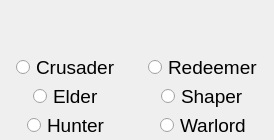
<?xml version="1.0" encoding="UTF-8"?>
<ui version="4.0">
 <class>Form</class>
 <widget class="QWidget" name="Form">
  <property name="geometry">
   <rect>
    <x>0</x>
    <y>0</y>
    <width>274</width>
    <height>140</height>
   </rect>
  </property>
  <property name="windowTitle">
   <string>Form</string>
  </property>
  <layout class="QVBoxLayout" name="verticalLayout">
   <property name="spacing">
    <number>0</number>
   </property>
   <property name="leftMargin">
    <number>0</number>
   </property>
   <property name="topMargin">
    <number>0</number>
   </property>
   <property name="rightMargin">
    <number>0</number>
   </property>
   <property name="bottomMargin">
    <number>0</number>
   </property>
   <item>
    <widget class="QWidget" name="base_group_btns_row1" native="true">
     <layout class="QVBoxLayout" name="verticalLayout_2">
      <property name="spacing">
       <number>0</number>
      </property>
      <property name="leftMargin">
       <number>0</number>
      </property>
      <property name="topMargin">
       <number>0</number>
      </property>
      <property name="rightMargin">
       <number>0</number>
      </property>
      <property name="bottomMargin">
       <number>0</number>
      </property>
      <item alignment="Qt::AlignTop">
       <widget class="QWidget" name="widget" native="true">
        <layout class="QHBoxLayout" name="horizontalLayout"/>
       </widget>
      </item>
      <item>
       <widget class="QWidget" name="widget_2" native="true">
        <layout class="QGridLayout" name="gridLayout">
         <property name="leftMargin">
          <number>0</number>
         </property>
         <property name="topMargin">
          <number>0</number>
         </property>
         <property name="rightMargin">
          <number>0</number>
         </property>
         <property name="bottomMargin">
          <number>0</number>
         </property>
         <property name="spacing">
          <number>0</number>
         </property>
         <item row="1" column="0" alignment="Qt::AlignHCenter">
          <widget class="QRadioButton" name="radioButton_5">
           <property name="sizePolicy">
            <sizepolicy hsizetype="MinimumExpanding" vsizetype="Maximum">
             <horstretch>0</horstretch>
             <verstretch>0</verstretch>
            </sizepolicy>
           </property>
           <property name="font">
            <font>
             <pointsize>14</pointsize>
            </font>
           </property>
           <property name="text">
            <string>Crusader</string>
           </property>
           <property name="icon">
            <iconset resource="../assets.qrc">
             <normaloff>:/influences/assets/images/influences/crusader_influence.png</normaloff>:/influences/assets/images/influences/crusader_influence.png</iconset>
           </property>
           <property name="iconSize">
            <size>
             <width>30</width>
             <height>30</height>
            </size>
           </property>
           <property name="checkable">
            <bool>true</bool>
           </property>
           <property name="checked">
            <bool>false</bool>
           </property>
           <property name="autoExclusive">
            <bool>false</bool>
           </property>
          </widget>
         </item>
         <item row="6" column="0" alignment="Qt::AlignHCenter">
          <widget class="QRadioButton" name="radioButton_3">
           <property name="sizePolicy">
            <sizepolicy hsizetype="MinimumExpanding" vsizetype="Maximum">
             <horstretch>0</horstretch>
             <verstretch>0</verstretch>
            </sizepolicy>
           </property>
           <property name="font">
            <font>
             <pointsize>14</pointsize>
            </font>
           </property>
           <property name="text">
            <string>Hunter</string>
           </property>
           <property name="icon">
            <iconset resource="../assets.qrc">
             <normaloff>:/influences/assets/images/influences/hunter_influence.png</normaloff>:/influences/assets/images/influences/hunter_influence.png</iconset>
           </property>
           <property name="iconSize">
            <size>
             <width>30</width>
             <height>30</height>
            </size>
           </property>
           <property name="autoExclusive">
            <bool>false</bool>
           </property>
          </widget>
         </item>
         <item row="3" column="0" alignment="Qt::AlignHCenter">
          <widget class="QRadioButton" name="radioButton_4">
           <property name="sizePolicy">
            <sizepolicy hsizetype="MinimumExpanding" vsizetype="Maximum">
             <horstretch>0</horstretch>
             <verstretch>0</verstretch>
            </sizepolicy>
           </property>
           <property name="font">
            <font>
             <pointsize>14</pointsize>
            </font>
           </property>
           <property name="text">
            <string>Elder</string>
           </property>
           <property name="icon">
            <iconset theme="accessories-dictionary" resource="../assets.qrc">
             <normaloff>:/influences/assets/images/influences/elder_influence.png</normaloff>:/influences/assets/images/influences/elder_influence.png</iconset>
           </property>
           <property name="iconSize">
            <size>
             <width>30</width>
             <height>30</height>
            </size>
           </property>
           <property name="autoExclusive">
            <bool>false</bool>
           </property>
          </widget>
         </item>
         <item row="1" column="1" alignment="Qt::AlignHCenter">
          <widget class="QRadioButton" name="radioButton_2">
           <property name="sizePolicy">
            <sizepolicy hsizetype="MinimumExpanding" vsizetype="Maximum">
             <horstretch>0</horstretch>
             <verstretch>0</verstretch>
            </sizepolicy>
           </property>
           <property name="font">
            <font>
             <pointsize>14</pointsize>
            </font>
           </property>
           <property name="text">
            <string>Redeemer</string>
           </property>
           <property name="icon">
            <iconset resource="../assets.qrc">
             <normaloff>:/influences/assets/images/influences/redeemer_influence.png</normaloff>:/influences/assets/images/influences/redeemer_influence.png</iconset>
           </property>
           <property name="iconSize">
            <size>
             <width>30</width>
             <height>30</height>
            </size>
           </property>
           <property name="autoExclusive">
            <bool>false</bool>
           </property>
          </widget>
         </item>
         <item row="3" column="1" alignment="Qt::AlignHCenter">
          <widget class="QRadioButton" name="radioButton_6">
           <property name="sizePolicy">
            <sizepolicy hsizetype="MinimumExpanding" vsizetype="Maximum">
             <horstretch>0</horstretch>
             <verstretch>0</verstretch>
            </sizepolicy>
           </property>
           <property name="font">
            <font>
             <pointsize>14</pointsize>
            </font>
           </property>
           <property name="text">
            <string>Shaper</string>
           </property>
           <property name="icon">
            <iconset resource="../assets.qrc">
             <normaloff>:/influences/assets/images/influences/shaper_influence.png</normaloff>:/influences/assets/images/influences/shaper_influence.png</iconset>
           </property>
           <property name="iconSize">
            <size>
             <width>30</width>
             <height>30</height>
            </size>
           </property>
           <property name="autoExclusive">
            <bool>false</bool>
           </property>
          </widget>
         </item>
         <item row="6" column="1" alignment="Qt::AlignHCenter">
          <widget class="QRadioButton" name="radioButton">
           <property name="sizePolicy">
            <sizepolicy hsizetype="MinimumExpanding" vsizetype="Maximum">
             <horstretch>0</horstretch>
             <verstretch>0</verstretch>
            </sizepolicy>
           </property>
           <property name="font">
            <font>
             <pointsize>14</pointsize>
            </font>
           </property>
           <property name="text">
            <string>Warlord</string>
           </property>
           <property name="icon">
            <iconset resource="../assets.qrc">
             <normaloff>:/influences/assets/images/influences/warlord_influence.png</normaloff>:/influences/assets/images/influences/warlord_influence.png</iconset>
           </property>
           <property name="iconSize">
            <size>
             <width>30</width>
             <height>30</height>
            </size>
           </property>
           <property name="autoExclusive">
            <bool>false</bool>
           </property>
          </widget>
         </item>
        </layout>
       </widget>
      </item>
     </layout>
    </widget>
   </item>
  </layout>
 </widget>
 <resources>
  <include location="../assets.qrc"/>
 </resources>
 <connections/>
</ui>
